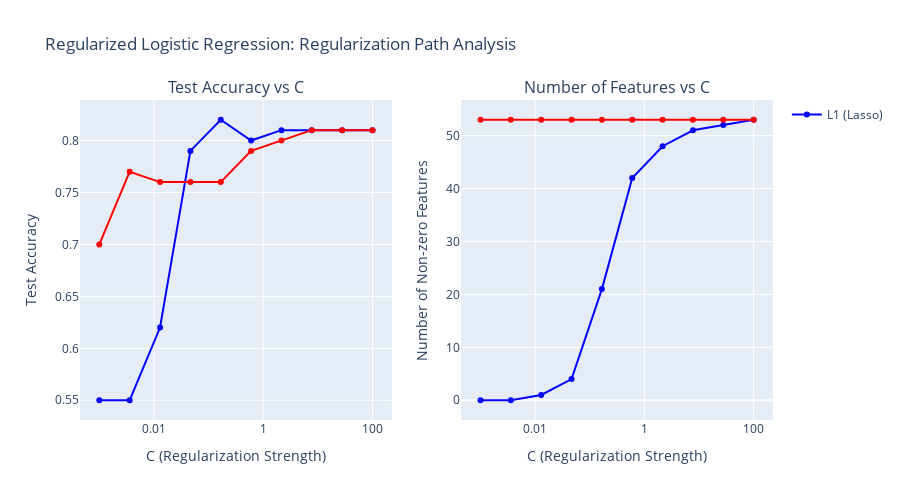

Write notebook code for a chart like this one.
### Code cell
# 3. REGULARIZED LOGISTIC REGRESSION
print(" 3. REGULARIZED LOGISTIC REGRESSION")
print("=" * 35)

# Prepare high-dimensional data
reg_features = [col for col in regularization_df.columns if col != 'target']
X_reg = regularization_df[reg_features]
y_reg = regularization_df['target']

print(f"Dataset shape: {X_reg.shape}")
print(f"Number of features: {len(reg_features)}")

# Split data
X_reg_train, X_reg_test, y_reg_train, y_reg_test = train_test_split(
 X_reg, y_reg, test_size=0.2, random_state=42, stratify=y_reg
)

# Scale features
scaler_reg = StandardScaler()
X_reg_train_scaled = scaler_reg.fit_transform(X_reg_train)
X_reg_test_scaled = scaler_reg.transform(X_reg_test)

print(f"Training set: {X_reg_train_scaled.shape}")
print(f"Test set: {X_reg_test_scaled.shape}")

# Compare different regularization approaches
regularization_methods = {
 'No Regularization': {'penalty': 'none', 'solver': 'lbfgs'},
 'L2 (Ridge)': {'penalty': 'l2', 'solver': 'lbfgs'},
 'L1 (Lasso)': {'penalty': 'l1', 'solver': 'liblinear'},
 'Elastic Net': {'penalty': 'elasticnet', 'solver': 'saga', 'l1_ratio': 0.5}
}

reg_results = {}

print(f"\n Regularization Methods Comparison:")

for method_name, params in regularization_methods.items():
    if method_name == 'No Regularization':
        lr_reg = LogisticRegression(random_state=42, max_iter=1000, **params)
    else:
        lr_reg = LogisticRegression(C=1.0, random_state=42, max_iter=1000, **params)

    try:
        # Fit model
        lr_reg.fit(X_reg_train_scaled, y_reg_train)

        # Evaluate
        train_score = lr_reg.score(X_reg_train_scaled, y_reg_train)
        test_score = lr_reg.score(X_reg_test_scaled, y_reg_test)

        # Count non-zero coefficients
        if hasattr(lr_reg, 'coef_'):
            non_zero_coefs = np.sum(np.abs(lr_reg.coef_[0]) > 1e-5)
        else:
            non_zero_coefs = len(reg_features)

        reg_results[method_name] = {
            'train_accuracy': train_score,
            'test_accuracy': test_score,
            'non_zero_coefficients': non_zero_coefs,
            'model': lr_reg
        }

        print(f"• {method_name}: Train={train_score:.4f}, Test={test_score:.4f}, Features={non_zero_coefs}")

    except Exception as e:
        print(f"• {method_name}: Failed - {str(e)}")

# C parameter optimization for L1 and L2
print(f"\n Regularization Strength (C) Optimization:")

C_values = np.logspace(-3, 2, 10)
l1_scores = []
l2_scores = []
l1_features = []
l2_features = []

for C in C_values:
    # L1 regularization
    lr_l1 = LogisticRegression(penalty='l1', C=C, solver='liblinear', random_state=42)
    lr_l1.fit(X_reg_train_scaled, y_reg_train)
    l1_scores.append(lr_l1.score(X_reg_test_scaled, y_reg_test))
    l1_features.append(np.sum(np.abs(lr_l1.coef_[0]) > 1e-5))

    # L2 regularization
    lr_l2 = LogisticRegression(penalty='l2', C=C, solver='lbfgs', random_state=42)
    lr_l2.fit(X_reg_train_scaled, y_reg_train)
    l2_scores.append(lr_l2.score(X_reg_test_scaled, y_reg_test))
    l2_features.append(np.sum(np.abs(lr_l2.coef_[0]) > 1e-5))

# Find optimal C values
optimal_l1_idx = np.argmax(l1_scores)
optimal_l2_idx = np.argmax(l2_scores)
optimal_C_l1 = C_values[optimal_l1_idx]
optimal_C_l2 = C_values[optimal_l2_idx]

print(f"• Optimal C for L1: {optimal_C_l1:.3f} (Accuracy: {l1_scores[optimal_l1_idx]:.4f})")
print(f"• Optimal C for L2: {optimal_C_l2:.3f} (Accuracy: {l2_scores[optimal_l2_idx]:.4f})")

# Visualize regularization path
fig_reg_path = make_subplots(
 rows=1, cols=2,
 subplot_titles=['Test Accuracy vs C', 'Number of Features vs C']
)

# Accuracy plot
fig_reg_path.add_trace(
 go.Scatter(
 x=C_values,
 y=l1_scores,
 mode='lines+markers',
 name='L1 (Lasso)',
 line=dict(color='blue')
 ),
 row=1, col=1
)

fig_reg_path.add_trace(
 go.Scatter(
 x=C_values,
 y=l2_scores,
 mode='lines+markers',
 name='L2 (Ridge)',
 line=dict(color='red'),
 showlegend=False
 ),
 row=1, col=1
)

# Feature count plot
fig_reg_path.add_trace(
 go.Scatter(
 x=C_values,
 y=l1_features,
 mode='lines+markers',
 name='L1 Features',
 line=dict(color='blue'),
 showlegend=False
 ),
 row=1, col=2
)

fig_reg_path.add_trace(
 go.Scatter(
 x=C_values,
 y=l2_features,
 mode='lines+markers',
 name='L2 Features',
 line=dict(color='red'),
 showlegend=False
 ),
 row=1, col=2
)

fig_reg_path.update_xaxes(type="log", title_text="C (Regularization Strength)", row=1, col=1)
fig_reg_path.update_xaxes(type="log", title_text="C (Regularization Strength)", row=1, col=2)
fig_reg_path.update_yaxes(title_text="Test Accuracy", row=1, col=1)
fig_reg_path.update_yaxes(title_text="Number of Non-zero Features", row=1, col=2)

fig_reg_path.update_layout(
 title="Regularized Logistic Regression: Regularization Path Analysis",
 height=500
)
fig_reg_path.show()

# Feature selection analysis with L1
print(f"\n Feature Selection with L1 Regularization:")

# Train L1 model with optimal C
lr_l1_optimal = LogisticRegression(
 penalty='l1',
 C=optimal_C_l1,
 solver='liblinear',
 random_state=42
)
lr_l1_optimal.fit(X_reg_train_scaled, y_reg_train)

# Analyze selected features
l1_coefficients = lr_l1_optimal.coef_[0]
selected_features = np.abs(l1_coefficients) > 1e-5
selected_feature_names = np.array(reg_features)[selected_features]
selected_coefficients = l1_coefficients[selected_features]

print(f"Selected {len(selected_feature_names)} out of {len(reg_features)} features:")

# Sort by coefficient magnitude
feature_importance = pd.DataFrame({
 'Feature': selected_feature_names,
 'Coefficient': selected_coefficients,
 'Abs_Coefficient': np.abs(selected_coefficients)
}).sort_values('Abs_Coefficient', ascending=False)

for _, row in feature_importance.iterrows():
    feature_type = "Signal" if row['Feature'].startswith('signal') else \
                   "Correlated" if row['Feature'].startswith('correlated') else "Noise"
    print(f"• {row['Feature']} ({feature_type}): {row['Coefficient']:.3f}")

# Visualize selected features
fig_feature_selection = go.Figure()

colors = ['green' if name.startswith('signal') else
 'orange' if name.startswith('correlated') else 'red'
 for name in feature_importance['Feature']]

fig_feature_selection.add_trace(
 go.Bar(
 x=feature_importance['Coefficient'],
 y=feature_importance['Feature'],
 orientation='h',
 marker_color=colors,
 hovertemplate="Feature: %{y}<br>Coefficient: %{x:.3f}<extra></extra>"
 )
)

fig_feature_selection.update_layout(
 title=f"L1 Regularization Feature Selection (C={optimal_C_l1:.3f})",
 xaxis_title="Coefficient Value",
 yaxis_title="Selected Features",
 height=600
)
fig_feature_selection.show()

# Evaluate feature selection quality
true_signal_features = [f for f in selected_feature_names if f.startswith('signal')]
false_positive_features = [f for f in selected_feature_names if f.startswith('noise')]

print(f"\n Feature Selection Quality:")
print(f"• True signal features detected: {len(true_signal_features)}/5")
print(f"• False positive features: {len(false_positive_features)}")
print(f"• Selection precision: {len(true_signal_features)/len(selected_feature_names):.3f}")
print(f"• Selection recall: {len(true_signal_features)/5:.3f}")

### Figure 1 — Plotly figure (JSON) as saved in the notebook; plotly's stock layout.template omitted (floating-point values rounded to 4 significant figures)
{"data": [{"line": {"color": "blue"}, "mode": "lines+markers", "name": "L1 (Lasso)", "type": "scatter", "x": [0.001, 0.003594, 0.01292, 0.04642, 0.1668, 0.5995, 2.154, 7.743, 27.83, 100.0], "xaxis": "x", "y": [0.55, 0.55, 0.62, 0.79, 0.82, 0.8, 0.81, 0.81, 0.81, 0.81], "yaxis": "y"}, {"line": {"color": "red"}, "mode": "lines+markers", "name": "L2 (Ridge)", "showlegend": false, "type": "scatter", "x": [0.001, 0.003594, 0.01292, 0.04642, 0.1668, 0.5995, 2.154, 7.743, 27.83, 100.0], "xaxis": "x", "y": [0.7, 0.77, 0.76, 0.76, 0.76, 0.79, 0.8, 0.81, 0.81, 0.81], "yaxis": "y"}, {"line": {"color": "blue"}, "mode": "lines+markers", "name": "L1 Features", "showlegend": false, "type": "scatter", "x": [0.001, 0.003594, 0.01292, 0.04642, 0.1668, 0.5995, 2.154, 7.743, 27.83, 100.0], "xaxis": "x2", "y": [0, 0, 1, 4, 21, 42, 48, 51, 52, 53], "yaxis": "y2"}, {"line": {"color": "red"}, "mode": "lines+markers", "name": "L2 Features", "showlegend": false, "type": "scatter", "x": [0.001, 0.003594, 0.01292, 0.04642, 0.1668, 0.5995, 2.154, 7.743, 27.83, 100.0], "xaxis": "x2", "y": [53, 53, 53, 53, 53, 53, 53, 53, 53, 53], "yaxis": "y2"}], "layout": {"annotations": [{"font": {"size": 16}, "showarrow": false, "text": "Test Accuracy vs C", "x": 0.225, "xanchor": "center", "xref": "paper", "y": 1, "yanchor": "bottom", "yref": "paper"}, {"font": {"size": 16}, "showarrow": false, "text": "Number of Features vs C", "x": 0.775, "xanchor": "center", "xref": "paper", "y": 1, "yanchor": "bottom", "yref": "paper"}], "height": 500, "title": {"text": "Regularized Logistic Regression: Regularization Path Analysis"}, "xaxis": {"anchor": "y", "domain": [0, 0.45], "title": {"text": "C (Regularization Strength)"}, "type": "log"}, "xaxis2": {"anchor": "y2", "domain": [0.55, 1], "title": {"text": "C (Regularization Strength)"}, "type": "log"}, "yaxis": {"anchor": "x", "domain": [0, 1], "title": {"text": "Test Accuracy"}}, "yaxis2": {"anchor": "x2", "domain": [0, 1], "title": {"text": "Number of Non-zero Features"}}}}
